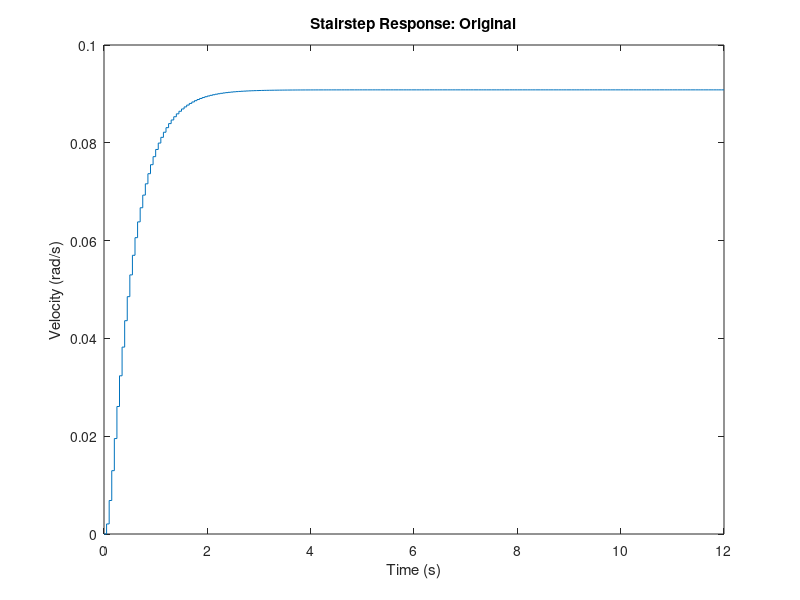
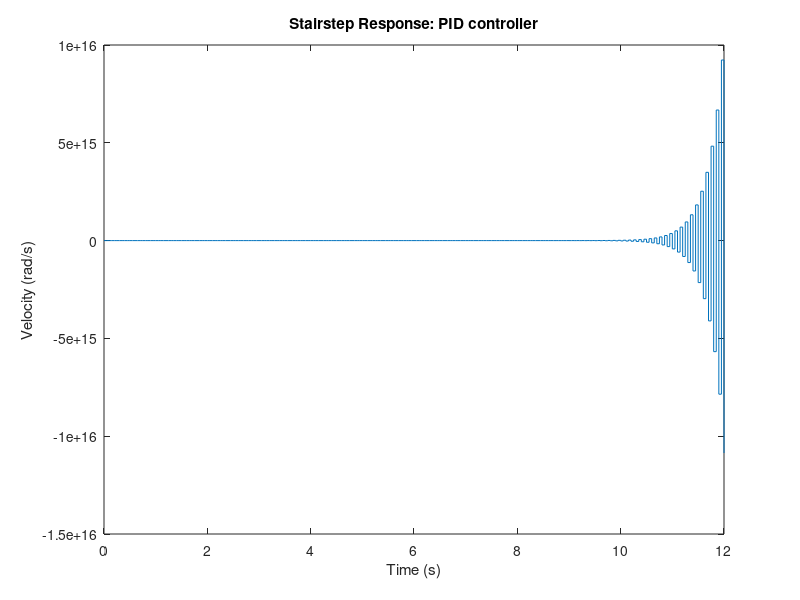
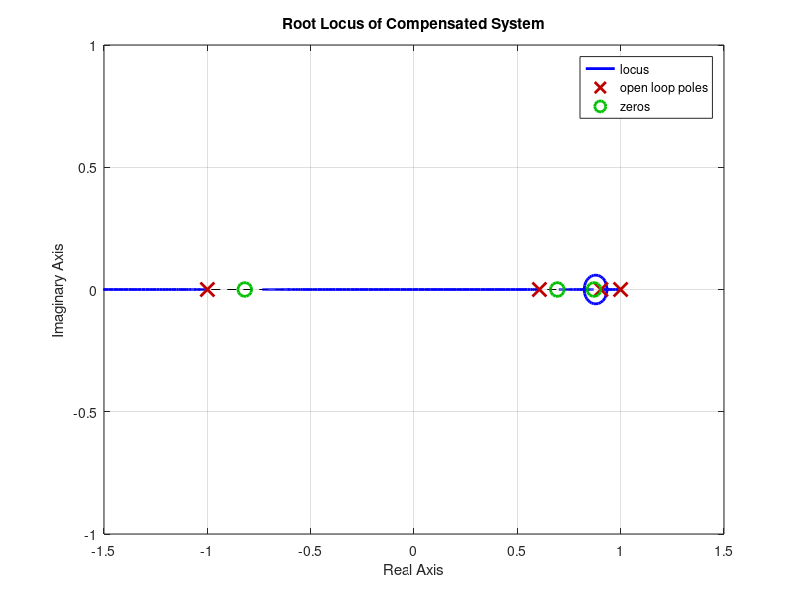

Reproduce these figures in MATLAB, in order.
%
% Velocity controller of a small robotic car's wheel
%
% Based on:
%  http://ctms.engin.umich.edu/CTMS/index.php?example=MotorSpeed&section=ControlDigital
%
clear all;
close all;

pkg load control;
s = tf('s');

% Model parameters
J = 0.01;  % kg*m^2
b = 0.1;   % N*m*s
Ke = 0.01; % V/sec/rad
Kt = Ke;   % N*m/A
K = Ke;    % Since Ke=Kt, just use K
R = 1;     % Ohm
L = 0.5;   % H

% State-space representation
A = [-b/J K/J; -K/L -R/L];
B = [0 1/L]';
C = [1 0];
D = [0];

sys = ss(A, B, C, D);

% Discretize
Ts = 0.05;
dsys = c2d(sys, Ts, 'zoh');

% Open-loop analysis
%zpk(dsys)
%bode(dsys);

% Closed-loop when digitized
figure;
sys_cl = feedback(dsys, 1);
[y,t] = step(sys_cl, 12);
stairs(t,y);
xlabel('Time (s)');
ylabel('Velocity (rad/s)');
title('Stairstep Response: Original');

% PID Controller
Kp = 100;
Ki = 200;
Kd = 10;

C = Kp + Ki/s + Kd*s;
dC = c2d(C, Ts, 'tustin');

% Closed-loop analysis
%zpk(dC)
%bode(dC);

figure;
sys_cl = feedback(dC*dsys, 1);
[y,t] = step(sys_cl, 12);
stairs(t,y);
xlabel('Time (s)');
ylabel('Velocity (rad/s)');
title('Stairstep Response: PID controller');

% Analsys, since system goes wildly out of control
figure;
rlocus(dC*dsys);
axis([-1.5 1.5 -1 1]);
title('Root Locus of Compensated System');

% Check to see that system is controllable
sys_rank = rank(ctrb(A,B))

% Check to see that system is observable
ob = obsv(sys);
observability = rank(ob)

%
% PID controller in State-space
%
%kp=1;ki=2;kd=3;
%c=pid(ki,kp,kd)
%ctf=tf(c)
%css=ss(c)
